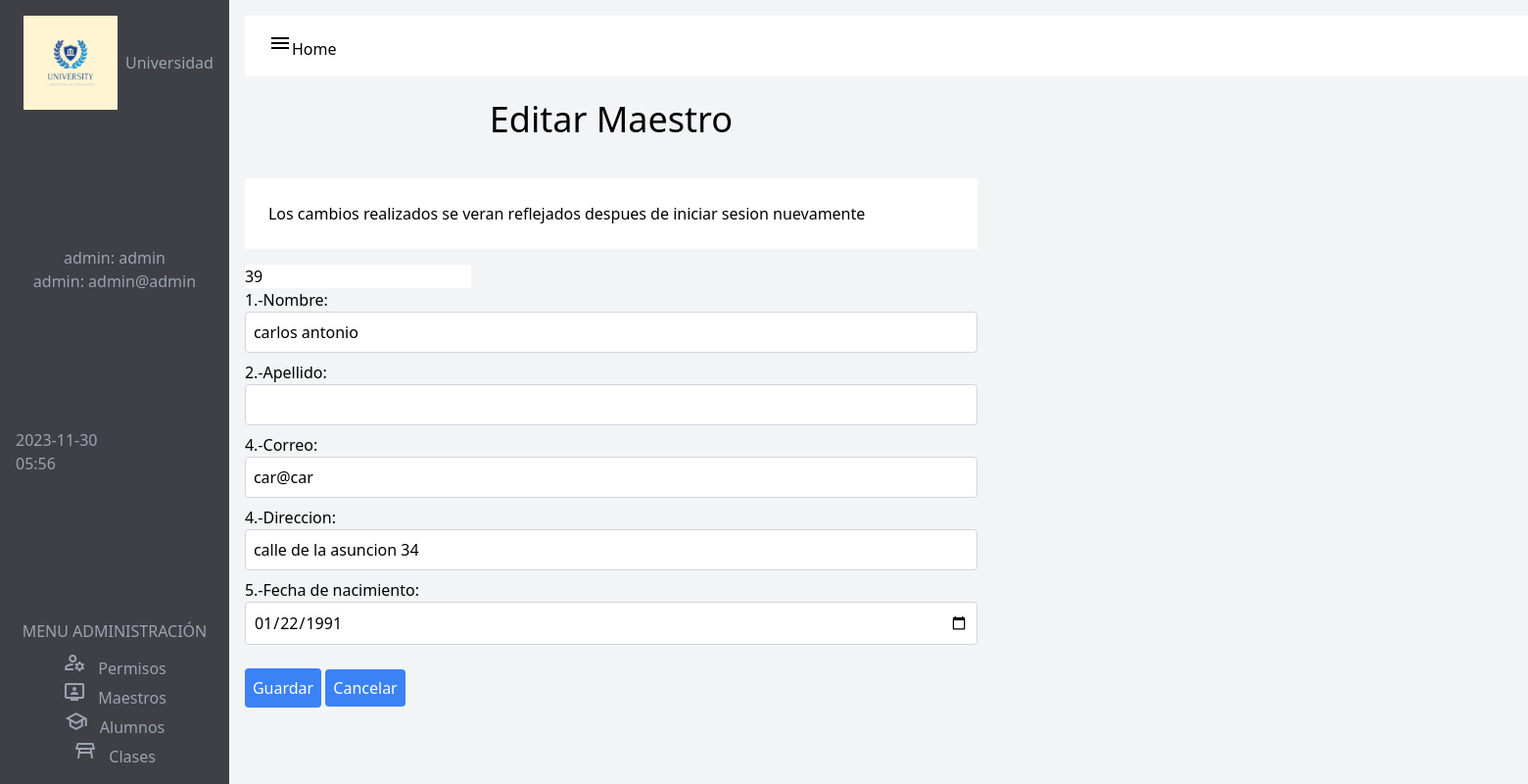
The app's page /vista-edit?id=39 (signed in) with its own data.
### tables this page shows
CREATE TABLE `maestros` (
  `id` int(11) NOT NULL,
  `nombre` varchar(255) NOT NULL,
  `correo` varchar(255) NOT NULL,
  `contrasena` varchar(200) DEFAULT NULL,
  `direccion` varchar(255) DEFAULT NULL,
  `fecha_nacimiento` date DEFAULT NULL,
  `id_rol` int(11) DEFAULT NULL,
  `apellido` varchar(100) DEFAULT NULL
);

### controllers/AdminController.php (called while the page is built, shortened)
<?php
require_once($_SERVER["DOCUMENT_ROOT"] . "/models/AdminModel.php");
class AdminController
{
    public function edidMaestro($id)
    {
        $res = new Admin();
        $data = $res->editMaestro($id);
        include $_SERVER['DOCUMENT_ROOT'] . "/views/viewsAdmin/viewsMaestrosAdmin/EditarMaestroAdmin.php";
    }
}

### basedata/Data.php (called while the page is built)
<?php
class Data
{
    private $host, $username, $password, $dbname, $dsn, $pdo;
    public function __construct()
    {
        $this->host = "localhost";
        $this->username = "root";
        $this->password = "";
        $this->dbname = "universidad";
        $this->dsn = "mysql:host=$this->host;dbname=$this->dbname";
    }
    public function connect()
    {
        $options = [PDO::ATTR_ERRMODE, PDO::ERRMODE_EXCEPTION];
        try {
            $this->pdo = new PDO($this->dsn, $this->username, $this->password, $options);
            return $this->pdo;
        } catch (PDOException $e) {
            echo "Error: " . $e->getMessage();
        }
    }
}

### models/AdminModel.php (called while the page is built, shortened)
<?php
require_once($_SERVER["DOCUMENT_ROOT"] . "/basedata/Data.php");
class Admin
{
    private $connection;
    public function __construct()
    {
        $data = new Data();
        $this->connection = $data->connect();
    }
    public function editMaestro($id)
    {
        $res = $this->connection->query("SELECT * FROM maestros WHERE id = $id");
        $data = $res->fetch(PDO::FETCH_ASSOC);
        return $data;
    }
}

### views/viewsAdmin/viewsMaestrosAdmin/EditarMaestroAdmin.php (the view, shortened to what this page needs)
<?php
$userData = $_SESSION['user'];
?>
<!DOCTYPE html>
<html lang="en">
<head>
    <script src="https://cdn.tailwindcss.com"></script>
</head>
<body class="flex bg-gray-100">
    <section id="bloque" class="bg-zinc-700 text-gray-400 h-screen flex flex-col justify-between p-4">
        <section id="logo" class="flex items-center">
            <img src="/img/logo.jpg" alt="" class="w-24 mx-2">
            <h2 class="text-center">Universidad</h2>
        </section>
        <section id="admin" class="text-center">
        <h2>admin:  <?= $userData['nombre']; ?></h2>
            <p>admin:  <?= $userData['correo']; ?></p>
        </section>
        <?php
        $fecha= date('Y-m-d');
        $hora = date('H:i');
        echo "$fecha";
        echo "<br>";
        echo "$hora";
        ?>
        <section id="cuerpo" class="mt-2">
            <h2 class="text-center mb-2">MENU ADMINISTRACIÓN</h2>
            <div class="flex flex-col items-center">
                <div>
                    <span class="material-symbols-outlined">manage_accounts</span>
                    <a href="/vista-permisos" class="ml-2">Permisos</a>
                </div>
                <div>
                    <span class="material-symbols-outlined">tv_signin</span>
                    <a href="/vista-maestros" class="ml-2">Maestros</a>
                </div>
                <div>
                    <span class="material-symbols-outlined">school</span>
                    <a href="/vista-alumnos" class="ml-2">Alumnos</a>
                </div>
                <div>
                    <span class="material-symbols-outlined">table_restaurant</span>
                    <a href="vista-clases" class="ml-2">Clases</a>
                </div>
            </div>
        </section>
    </section>
    <section class="w-1/2 p-4">
        <section id="home" class="flex w-full bg-white p-4 " style="width: 1450px;">
        <div>
                <a href="/vista-home" class="ml-2"><span class="material-symbols-outlined">menu</span>Home</a>
            </div>
        </section>
        <section id="Dashboard" class="mb-4">
            <h1 class="text-center text-4xl text-black p-6">Editar Maestro</h1>
        </section>
        <section id="bienvenido" class="w-full bg-white p-6 max-w-screen-xl">
            <p class="text-left">Los cambios realizados se veran reflejados despues de iniciar sesion nuevamente </p>
        </section>
        <form action="/maestro-update" method="post" class="mt-4">
        <input type="text" name="maestro_edit" value="<?= $data["id"] ?>">
            <div class="mb-2">
                <label class="block">1.-Nombre:</label>
                <input type="text" name="nombre" value="<?= $data["nombre"] ?>" class="border border-gray-300 w-full rounded p-2">
            </div>
            <div class="mb-2">
                <label class="block">2.-Apellido:</label>
                <input type="text" name="apellido" value="<?= $data["apellido"] ?>" class="border border-gray-300 w-full rounded p-2">
            </div>
            <div class="mb-2">
                <label class="block">4.-Correo:</label>
                <input type="text" name="correo" value="<?= $data["correo"] ?>" class="border border-gray-300 w-full rounded p-2">
            </div>
            <div class="mb-2">
                <label class="block">4.-Direccion:</label>
                <input type="text" name="direccion" value="<?= $data["direccion"] ?>" class="border border-gray-300 w-full rounded p-2">
            </div>
            <div class="mb-2">
                <label class="block">5.-Fecha de nacimiento:</label>
                <input type="date" name="fecha_nacimieno" value="<?= $data["fecha_nacimiento"] ?>" class="border border-gray-300 w-full rounded p-2">
            </div>
            <button type="submit" name="guardar" class="bg-blue-500 hover:bg-blue-600 text-white rounded p-2 mt-4">
                Guardar
            </button>
            <a href="vista-maestros" class="bg-blue-500 hover:bg-blue-600 text-white rounded p-2 mt-4">Cancelar</a>
        </form>
    </section>
</body>
</html>

### records on screen
maestros: maestro_edit "39", nombre "carlos antonio", correo "car@car", direccion "calle de la asuncion 34", fecha_nacimieno "01/22/1991"

### other values on screen
$userData['nombre'] "admin"
$userData['correo'] "admin@admin"
